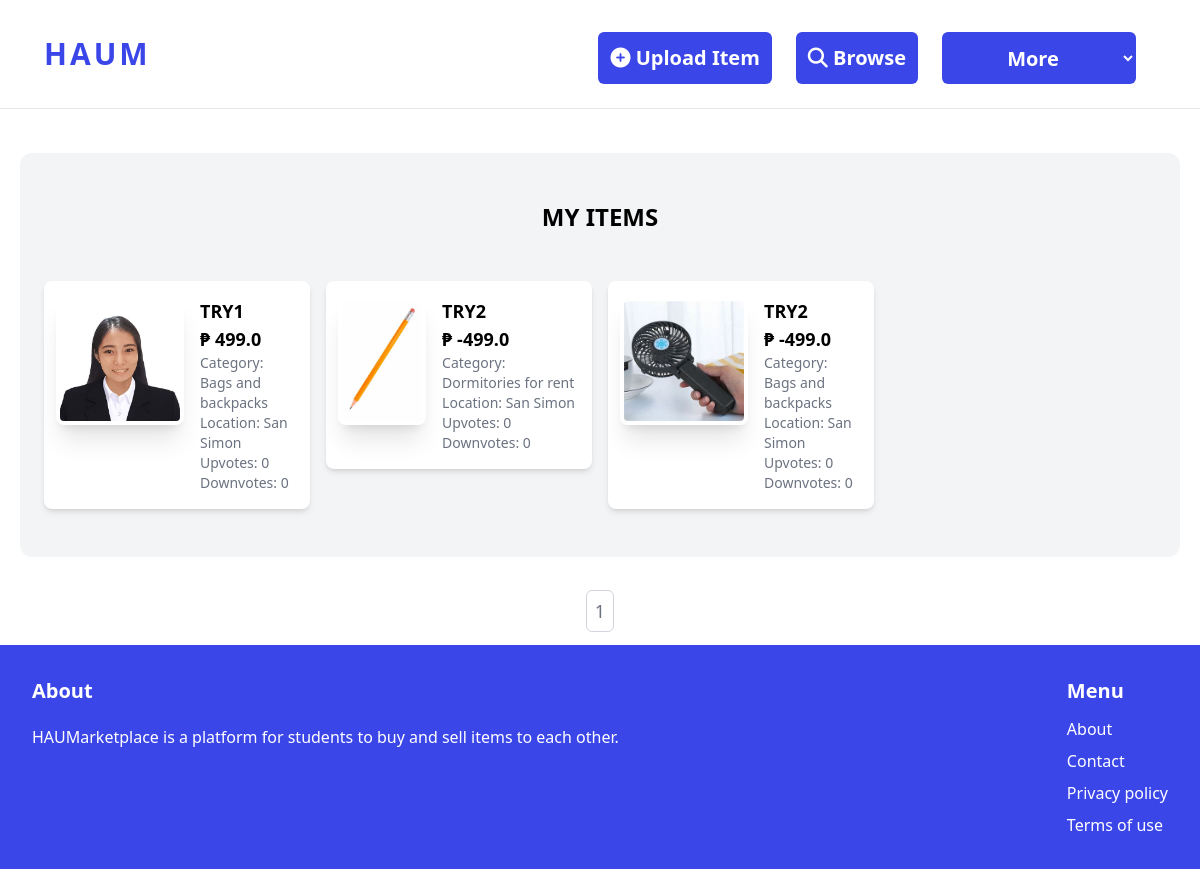
Page /dashboard/ (signed in) on the committed database.
### profile/models.py (models this page shows, shortened)
class Profile(models.Model):
    color = ColorField(default='#720026')
    font_preference = models.CharField(max_length=50, default='Default')
    user = models.OneToOneField(User, on_delete=models.CASCADE)
    image = models.ImageField(default='default.jpg', upload_to='profile_pics')
    bio = models.CharField(max_length=200, null=True, blank=True)
    first_name = models.CharField(max_length=30, blank=True, null=True)
    last_name = models.CharField(max_length=30, blank=True, null=True)
    location = models.ForeignKey(Location, on_delete=models.CASCADE, null=True, blank=True)
    address = models.CharField(max_length=300, null=True, blank=True)
    upvotes = models.PositiveIntegerField(default=0)
    downvotes = models.PositiveIntegerField(default=0)

class Location(models.Model):
    name = models.CharField(max_length=50)

### item/models.py (models this page shows, shortened)
class Item(models.Model):
    category = models.ForeignKey(Category, related_name='items', on_delete=models.CASCADE)
    name = models.CharField(max_length=255)
    description = models.TextField(blank=True, null=True)
    price = models.FloatField(blank=True, null=True,
        validators=[
            MaxValueValidator(99999, message="Price cannot exceed 5 digits."),
            MinValueValidator(-10000, message="Price cannot be negative.")
        ]
    )
    is_sold = models.BooleanField(default=False)
    created_at = models.DateTimeField(auto_now_add=True)
    created_by = models.ForeignKey(User, related_name='items', on_delete=models.CASCADE)
    image = models.ImageField(upload_to='item_images', blank=True, null=True)
    class Meta:
        ordering = ['name']

class Category(models.Model):
    name = models.CharField(max_length=255)
    class Meta:
        ordering = ['name']
        verbose_name_plural = 'Categories'

### dashboard/views.py (the view)
# urls.py: path('', views.index_d, name='index_d'),
@login_required
def index_d(request):
    items = Item.objects.filter(created_by=request.user)
    users = User.objects.all()
    user_id = request.user.id
    items_per_page = 8
    users_per_page = 6
    item_paginator = Paginator(items, items_per_page)
    item_page = request.GET.get('item_page')
    try:
        item_page = int(item_page)
        if item_page < 1:
            items = item_paginator.get_page(1)
        else:
            items = item_paginator.get_page(item_page)
    except (ValueError, TypeError):
        items = item_paginator.get_page(1)
    except EmptyPage:
        items = item_paginator.get_page(item_paginator.num_pages)  # LAST PAGE NA AVAIL
    user_paginator = Paginator(users, users_per_page)
    user_page = request.GET.get('user_page')
    try:
        user_page = int(user_page)
        if user_page < 1:
            users = user_paginator.get_page(1)
        else:
            users = user_paginator.get_page(user_page)
    except (ValueError, TypeError):
        users = user_paginator.get_page(1)
    except EmptyPage:
        users = user_paginator.get_page(user_paginator.num_pages)  # LAST PAGE NA AVAIL
    return render(request, 'dashboard/index_d.html', {
        'items': items,
        'user_id': user_id,
        'users': users
    })

### templates/dashboard/index_d.html (shortened to what this page needs)
{% extends 'core/base.html' %}
{% block content %}
    <div class="mt-6 mb-10 px-6 py-12 bg-gray-100 rounded-xl mx-auto">
        <h2 class="mb-12 text-2xl text-center uppercase font-bold">My items</h2>
         <div class="grid grid-cols-1 gap-4 lg:grid-cols-4">
                    {% for item in items %}
                        <a href="{% url 'item:detail' item.id %}" class="block">
                            <div class="bg-white rounded-lg overflow-hidden shadow-md flex flex-col lg:flex-row">
                                <img src="{{ item.image.url }}" class="mt-4 object-cover shadow-xl rounded-t-xl p-3 lg:ml-3 lg:shadow-xl lg:w-32 lg:h-32 lg:p-1 lg:rounded-lg">
                                <div class="p-5 text-center lg:w-full lg:text-left lg:p-4">
                                    <h2 class="text-lg font-bold uppercase">{{ item.name }}</h2>
                                    <p class="text-lg font-bold uppercase">₱ {{ item.price }}</p>
                                    <p class="text-gray-500 text-sm">Category: {{ item.category.name }}</p>
                                    <p class="text-gray-500 text-sm">Location: {{ item.created_by.profile.location.name }}</p>
                                    <p class="text-gray-500 text-sm">Upvotes: {{ item.created_by.profile.upvotes }}</p>
                                    <p class="text-gray-500 text-sm">Downvotes: {{ item.created_by.profile.downvotes }}</p>
                                </div>
                            </div>
                        </a>
                    {% endfor %}
         </div>
    </div>
        <div class="mt-10 flex justify-center items-center">
            <div class="pagination flex flex-col lg:flex-row items-center space-x-4">
                <ul class="flex flex-wrap lg:flex-nowrap justify-center lg:justify-start space-x-2 lg:space-x-2">
                    {% for page in items.paginator.page_range %}
                        <li>
                            <a href="?item_page={{ page }}" class="text-gray-500 text-lg lg:text-lg hover-text-orange-500 hover-bg-gray-200 px-1 lg:p-2
                                rounded-md border border-gray-300">
                                {{ page }}
                            </a>
                        </li>
                    {% endfor %}
                </ul>
            </div>
        </div>
    </div>
{% endblock %}

### templates/core/base.html (shortened to what this page needs)
<!DOCTYPE html>
{% load static %}
<html lang="en">
<head>
    <script src="https://cdn.tailwindcss.com"></script>
</head>
<body>
    <div style="font-family: {{ user.profile.font_preference }}">
        <nav class="py-4 px-4 lg:py-6 lg:px-6 flex justify-between items-center border-b border-gray-200 bg-{{ user.profile.color }}">
            <a href="/" class="text-xl lg:text-3xl lg:ml-5 font-bold tracking-normal lg:tracking-widest"
               style="color: {{ user.profile.color }}; font-size: 30px;">HAUM</a>
            {% if request.user.is_authenticated %}
                <div id="mobileNav" class="hidden lg:flex space-x-6 lg:mr-10">
                    <div class="container-fluid text-center">
                        <ul class="space-y-2 lg:flex lg:space-x-6">
                            <li><a href="{% url 'item:new_item' %}"
                                   class="text-lg lg:text-base font-semibold text-white rounded-md block py-3 lg:p-3 lg:text-xl lg:mt-2"
                                   style="background: {{ user.profile.color }}"><i class="fas fa-plus-circle"></i> Upload Item
                                </a>
                            </li>
                            <li><a href="{% url 'item:items' %}"
                                   class="text-lg lg:text-base font-semibold text-white rounded-md block py-3 lg:p-3 lg:text-xl"
                                   style="background: {{ user.profile.color }}"><i class="fas fa-search"></i> Browse
                                </a>
                            </li>
                            <select onchange="window.location.href=this.value"
                                    class="text-lg lg:text-base font-semibold text-white rounded-md text-center p-3 lg:p-1 lg:text-xl"
                                    style="background: {{ user.profile.color }}">
                                <option value="" selected disabled class="hidden text-center lg:text-center">More</option>
                            </select>
                        </ul>
                    </div>
                </div>
            {% endif %}
        </nav>
        <div class="p-5">
            {% block content %}{% endblock content %}
        </div>
        <footer class="py-6 px-6 lg:py-8 lg:px-8 flex justify-between bg-red-800 h-full w-full" style="background: {{ user.profile.color }};">
            <div class="w-2/3 pr-4 lg:pr-10">
                <h3 class="mb-3 lg:mb-5 text-lg lg:text-xl font-semibold text-white">About</h3>
                <p class="text-white">HAUMarketplace is a platform for students to buy and sell items to each other.</p>
            </div>
            <div class="w-13">
                <h3 class="mb-2 lg:mb-3 text-lg lg:text-xl font-semibold text-white">Menu</h3>
                <ul class="space-y-2">
                    <li><a href="{% url 'about' %}" class="text-lg lg:text-base text-white hover:text-teal-700">About</a></li>
                    <li><a href="{% url 'contact' %}" class="text-lg lg:text-base text-white hover:text-teal-700">Contact</a></li>
                    <li><a href="{% static 'static_root/privacy_policy/PrivacyPolicy_HAUM.pdf' %}" class="text-lg lg:text-base text-white hover:text-teal-700" target="_blank">Privacy policy</a></li>
                    <li><a href="{% static 'static_root/terms_of_use/TermsofUse_HAUMarketplace.pdf' %}" class="text-lg lg:text-base text-white hover:text-teal-700" target="_blank">Terms of use</a></li>
                </ul>
            </div>
        </footer>
</body>
</html>

### rows in the picture
Item: image (picture), name "TRY1", price "499.0", category.name "Bags and backpacks", created_by.profile.location.name "San Simon", created_by.profile.upvotes "0", created_by.profile.downvotes "0"
Item: image (picture), name "TRY2", price "-499.0", category.name "Dormitories for rent", created_by.profile.location.name "San Simon", created_by.profile.upvotes "0", created_by.profile.downvotes "0"
Item: image (picture), name "TRY2", price "-499.0", category.name "Bags and backpacks", created_by.profile.location.name "San Simon", created_by.profile.upvotes "0", created_by.profile.downvotes "0"

### other values in the picture
{{ page }} "1"
